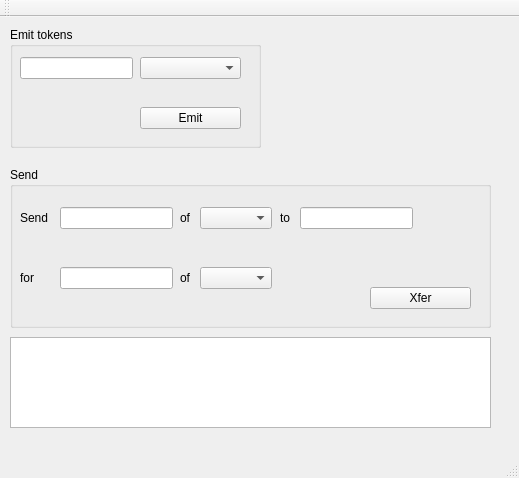
<?xml version="1.0" encoding="UTF-8"?>
<ui version="4.0">
 <class>c_antinet_agent_api</class>
 <widget class="QMainWindow" name="c_antinet_agent_api">
  <property name="geometry">
   <rect>
    <x>0</x>
    <y>0</y>
    <width>519</width>
    <height>478</height>
   </rect>
  </property>
  <property name="windowTitle">
   <string>c_antinet_agent_api</string>
  </property>
  <widget class="QWidget" name="centralWidget">
   <widget class="QGroupBox" name="groupBox">
    <property name="geometry">
     <rect>
      <x>10</x>
      <y>10</y>
      <width>251</width>
      <height>121</height>
     </rect>
    </property>
    <property name="title">
     <string>Emit tokens</string>
    </property>
    <widget class="QLineEdit" name="emitValue">
     <property name="geometry">
      <rect>
       <x>10</x>
       <y>30</y>
       <width>113</width>
       <height>22</height>
      </rect>
     </property>
    </widget>
    <widget class="QComboBox" name="emitToken">
     <property name="geometry">
      <rect>
       <x>130</x>
       <y>30</y>
       <width>101</width>
       <height>22</height>
      </rect>
     </property>
    </widget>
    <widget class="QPushButton" name="buttonEmit">
     <property name="geometry">
      <rect>
       <x>130</x>
       <y>80</y>
       <width>101</width>
       <height>22</height>
      </rect>
     </property>
     <property name="text">
      <string>Emit</string>
     </property>
    </widget>
   </widget>
   <widget class="QGroupBox" name="groupBox_2">
    <property name="geometry">
     <rect>
      <x>10</x>
      <y>150</y>
      <width>481</width>
      <height>161</height>
     </rect>
    </property>
    <property name="title">
     <string>Send</string>
    </property>
    <widget class="QPushButton" name="buttonXfer">
     <property name="geometry">
      <rect>
       <x>360</x>
       <y>120</y>
       <width>101</width>
       <height>22</height>
      </rect>
     </property>
     <property name="text">
      <string>Xfer</string>
     </property>
    </widget>
    <widget class="QComboBox" name="sendToken">
     <property name="geometry">
      <rect>
       <x>190</x>
       <y>40</y>
       <width>72</width>
       <height>22</height>
      </rect>
     </property>
    </widget>
    <widget class="QLineEdit" name="sendValue">
     <property name="geometry">
      <rect>
       <x>50</x>
       <y>40</y>
       <width>113</width>
       <height>22</height>
      </rect>
     </property>
    </widget>
    <widget class="QLabel" name="label">
     <property name="geometry">
      <rect>
       <x>10</x>
       <y>40</y>
       <width>31</width>
       <height>21</height>
      </rect>
     </property>
     <property name="text">
      <string>Send</string>
     </property>
    </widget>
    <widget class="QLabel" name="label_2">
     <property name="geometry">
      <rect>
       <x>170</x>
       <y>40</y>
       <width>16</width>
       <height>21</height>
      </rect>
     </property>
     <property name="text">
      <string>of</string>
     </property>
    </widget>
    <widget class="QLabel" name="label_3">
     <property name="geometry">
      <rect>
       <x>270</x>
       <y>40</y>
       <width>16</width>
       <height>21</height>
      </rect>
     </property>
     <property name="text">
      <string>to</string>
     </property>
    </widget>
    <widget class="QLineEdit" name="receiver">
     <property name="geometry">
      <rect>
       <x>290</x>
       <y>40</y>
       <width>113</width>
       <height>22</height>
      </rect>
     </property>
    </widget>
    <widget class="QLabel" name="label_4">
     <property name="geometry">
      <rect>
       <x>10</x>
       <y>100</y>
       <width>21</width>
       <height>21</height>
      </rect>
     </property>
     <property name="text">
      <string>for</string>
     </property>
    </widget>
    <widget class="QLineEdit" name="receivedValue">
     <property name="geometry">
      <rect>
       <x>50</x>
       <y>100</y>
       <width>113</width>
       <height>22</height>
      </rect>
     </property>
    </widget>
    <widget class="QLabel" name="label_5">
     <property name="geometry">
      <rect>
       <x>170</x>
       <y>100</y>
       <width>16</width>
       <height>21</height>
      </rect>
     </property>
     <property name="text">
      <string>of</string>
     </property>
    </widget>
    <widget class="QComboBox" name="receivedTokens">
     <property name="geometry">
      <rect>
       <x>190</x>
       <y>100</y>
       <width>72</width>
       <height>22</height>
      </rect>
     </property>
    </widget>
   </widget>
   <widget class="QTextEdit" name="msgView">
    <property name="geometry">
     <rect>
      <x>10</x>
      <y>320</y>
      <width>481</width>
      <height>91</height>
     </rect>
    </property>
   </widget>
  </widget>
  <widget class="QMenuBar" name="menuBar">
   <property name="geometry">
    <rect>
     <x>0</x>
     <y>0</y>
     <width>519</width>
     <height>19</height>
    </rect>
   </property>
  </widget>
  <widget class="QToolBar" name="mainToolBar">
   <attribute name="toolBarArea">
    <enum>TopToolBarArea</enum>
   </attribute>
   <attribute name="toolBarBreak">
    <bool>false</bool>
   </attribute>
  </widget>
  <widget class="QStatusBar" name="statusBar"/>
 </widget>
 <layoutdefault spacing="6" margin="11"/>
 <resources/>
 <connections/>
</ui>
